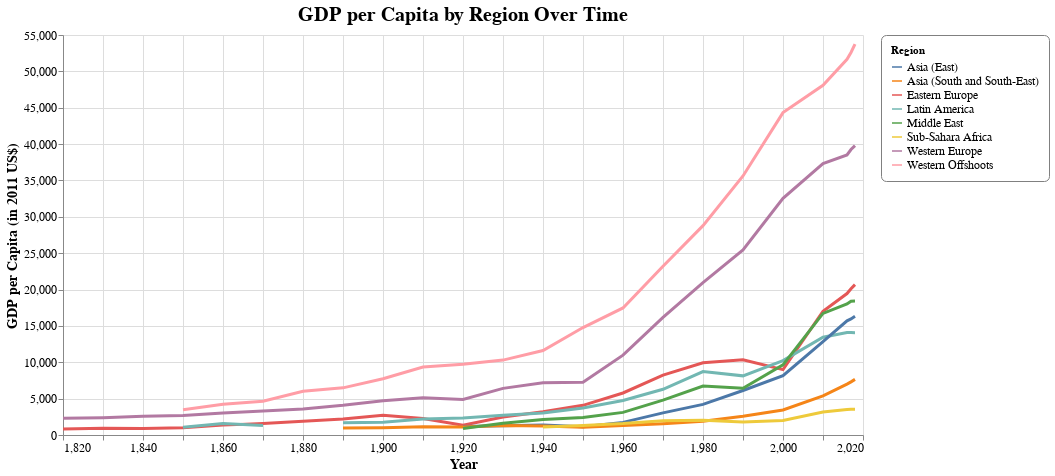

The notebook cell this image was saved under:
### Code cell
import altair as alt

# First, let's create a visualization that shows all regions without filtering
chart = alt.Chart(
    df_regional_gdp.reset_index()
    .melt(id_vars='Year', var_name='Region', value_name='GDP_per_capita')
    .query("Region != 'index'")
).mark_line(
    strokeWidth=3
).encode(
    x=alt.X('Year:Q', title='Year'),
    y=alt.Y('GDP_per_capita:Q', title='GDP per Capita (in 2011 US$)'),
    color=alt.Color(
        'Region:N',
        legend=alt.Legend(
            orient='right',
            title='Region',
            labelFontSize=12
        )
    ),
    tooltip=['Year', 'Region', 'GDP_per_capita']
).properties(
    width=800,
    height=400,
    title={
        'text': 'GDP per Capita by Region Over Time',
        'fontSize': 20,
        'anchor': 'middle'
    }
).configure_axis(
    labelFontSize=12,
    titleFontSize=14
).configure_view(
    strokeWidth=0
).configure_legend(
    strokeColor='gray',
    padding=10,
    cornerRadius=5
)

chart

### Figure 1 — Vega-Lite specification as saved in the notebook (floating-point values rounded to 4 significant figures; data arrays with more than 128 entries replaced by an {"elided": "..."} marker saying what was removed)
{"config": {"view": {"continuousWidth": 300, "continuousHeight": 300, "strokeWidth": 0}, "axis": {"labelFontSize": 12, "titleFontSize": 14}, "legend": {"cornerRadius": 5, "padding": 10, "strokeColor": "gray"}}, "data": {"name": "data-68483e8afe8b8fa1747537272c343eee"}, "mark": {"type": "line", "strokeWidth": 3}, "encoding": {"color": {"field": "Region", "legend": {"labelFontSize": 12, "orient": "right", "title": "Region"}, "type": "nominal"}, "tooltip": [{"field": "Year", "type": "quantitative"}, {"field": "Region", "type": "nominal"}, {"field": "GDP_per_capita", "type": "quantitative"}], "x": {"field": "Year", "title": "Year", "type": "quantitative"}, "y": {"field": "GDP_per_capita", "title": "GDP per Capita (in 2011 US$)", "type": "quantitative"}}, "height": 400, "title": {"text": "GDP per Capita by Region Over Time", "fontSize": 20, "anchor": "middle"}, "width": 800, "$schema": "https://vega.github.io/schema/vega-lite/v5.20.1.json", "datasets": {"data-68483e8afe8b8fa1747537272c343eee": {"elided": "192 records"}}}
